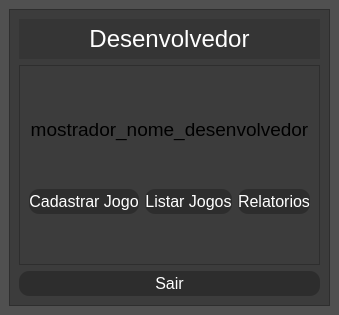
      <widget class="QWidget" name="pg_desenvolvedor">
       <layout class="QHBoxLayout" name="horizontalLayout_4">
        <property name="spacing">
         <number>0</number>
        </property>
        <property name="leftMargin">
         <number>0</number>
        </property>
        <property name="topMargin">
         <number>0</number>
        </property>
        <property name="rightMargin">
         <number>0</number>
        </property>
        <property name="bottomMargin">
         <number>0</number>
        </property>
        <item>
         <widget class="QFrame" name="frame_9">
          <property name="styleSheet">
           <string notr="true">background-color: rgb(80, 80, 80);</string>
          </property>
          <property name="frameShape">
           <enum>QFrame::NoFrame</enum>
          </property>
          <property name="frameShadow">
           <enum>QFrame::Raised</enum>
          </property>
          <layout class="QHBoxLayout" name="horizontalLayout_11">
           <item>
            <widget class="QFrame" name="frame_10">
             <property name="maximumSize">
              <size>
               <width>600</width>
               <height>300</height>
              </size>
             </property>
             <property name="layoutDirection">
              <enum>Qt::RightToLeft</enum>
             </property>
             <property name="styleSheet">
              <string notr="true">background-color: rgb(60, 60, 60);</string>
             </property>
             <property name="frameShape">
              <enum>QFrame::StyledPanel</enum>
             </property>
             <property name="frameShadow">
              <enum>QFrame::Raised</enum>
             </property>
             <layout class="QVBoxLayout" name="verticalLayout_10">
              <item>
               <widget class="QLabel" name="label_5">
                <property name="minimumSize">
                 <size>
                  <width>0</width>
                  <height>40</height>
                 </size>
                </property>
                <property name="maximumSize">
                 <size>
                  <width>16777213</width>
                  <height>40</height>
                 </size>
                </property>
                <property name="layoutDirection">
                 <enum>Qt::LeftToRight</enum>
                </property>
                <property name="styleSheet">
                 <string notr="true">background-color: rgb(53, 53, 53);</string>
                </property>
                <property name="text">
                 <string>&lt;html&gt;&lt;head/&gt;&lt;body&gt;&lt;p align=&quot;center&quot;&gt;&lt;span style=&quot; font-size:18pt; color:#ffffff;&quot;&gt;Desenvolvedor&lt;/span&gt;&lt;/p&gt;&lt;/body&gt;&lt;/html&gt;</string>
                </property>
               </widget>
              </item>
              <item>
               <widget class="QFrame" name="frame_24">
                <property name="minimumSize">
                 <size>
                  <width>0</width>
                  <height>200</height>
                 </size>
                </property>
                <property name="frameShape">
                 <enum>QFrame::StyledPanel</enum>
                </property>
                <property name="frameShadow">
                 <enum>QFrame::Raised</enum>
                </property>
                <layout class="QVBoxLayout" name="verticalLayout_12">
                 <item>
                  <widget class="QLabel" name="mostrardor_nome_desenvolvedor">
                   <property name="maximumSize">
                    <size>
                     <width>16777215</width>
                     <height>30</height>
                    </size>
                   </property>
                   <property name="font">
                    <font>
                     <pointsize>14</pointsize>
                    </font>
                   </property>
                   <property name="text">
                    <string>mostrador_nome_desenvolvedor</string>
                   </property>
                   <property name="alignment">
                    <set>Qt::AlignCenter</set>
                   </property>
                  </widget>
                 </item>
                 <item>
                  <layout class="QHBoxLayout" name="horizontalLayout_12">
                   <item>
                    <widget class="QPushButton" name="relatorio_desenvolvedor_button">
                     <property name="minimumSize">
                      <size>
                       <width>0</width>
                       <height>25</height>
                      </size>
                     </property>
                     <property name="maximumSize">
                      <size>
                       <width>16777215</width>
                       <height>25</height>
                      </size>
                     </property>
                     <property name="styleSheet">
                      <string notr="true">QPushButton{
	color:rgb(255,255,255);
	border-radius: 10px;
	font-size: 16px;
	
	background-color: rgb(45, 45, 45);
}
QPushButton:hover{background-color: #787878; color:black}</string>
                     </property>
                     <property name="text">
                      <string>Relatorios</string>
                     </property>
                    </widget>
                   </item>
                   <item>
                    <widget class="QPushButton" name="listar_jogos_button">
                     <property name="minimumSize">
                      <size>
                       <width>0</width>
                       <height>25</height>
                      </size>
                     </property>
                     <property name="maximumSize">
                      <size>
                       <width>16777215</width>
                       <height>25</height>
                      </size>
                     </property>
                     <property name="styleSheet">
                      <string notr="true">QPushButton{
	color:rgb(255,255,255);
	border-radius: 10px;
	font-size: 16px;
	
	background-color: rgb(45, 45, 45);
}
QPushButton:hover{background-color: #787878; color:black}</string>
                     </property>
                     <property name="text">
                      <string>Listar Jogos</string>
                     </property>
                    </widget>
                   </item>
                   <item>
                    <widget class="QPushButton" name="cadastrar_jogo_button_2">
                     <property name="minimumSize">
                      <size>
                       <width>0</width>
                       <height>25</height>
                      </size>
                     </property>
                     <property name="maximumSize">
                      <size>
                       <width>16777215</width>
                       <height>25</height>
                      </size>
                     </property>
                     <property name="styleSheet">
                      <string notr="true">QPushButton{
	color:rgb(255,255,255);
	border-radius: 10px;
	font-size: 16px;
	
	background-color: rgb(45, 45, 45);
}
QPushButton:hover{background-color: #787878; color:black}</string>
                     </property>
                     <property name="text">
                      <string>Cadastrar Jogo</string>
                     </property>
                    </widget>
                   </item>
                  </layout>
                 </item>
                </layout>
               </widget>
              </item>
              <item>
               <widget class="QPushButton" name="sairdesenvolvedor_button">
                <property name="minimumSize">
                 <size>
                  <width>0</width>
                  <height>25</height>
                 </size>
                </property>
                <property name="maximumSize">
                 <size>
                  <width>16777215</width>
                  <height>25</height>
                 </size>
                </property>
                <property name="styleSheet">
                 <string notr="true">QPushButton{
	color:rgb(255,255,255);
	border-radius: 10px;
	font-size: 16px;
	
	background-color: rgb(45, 45, 45);
}
QPushButton:hover{background-color: #787878; color:black}</string>
                </property>
                <property name="text">
                 <string>Sair</string>
                </property>
               </widget>
              </item>
             </layout>
            </widget>
           </item>
          </layout>
         </widget>
        </item>
       </layout>
      </widget>
